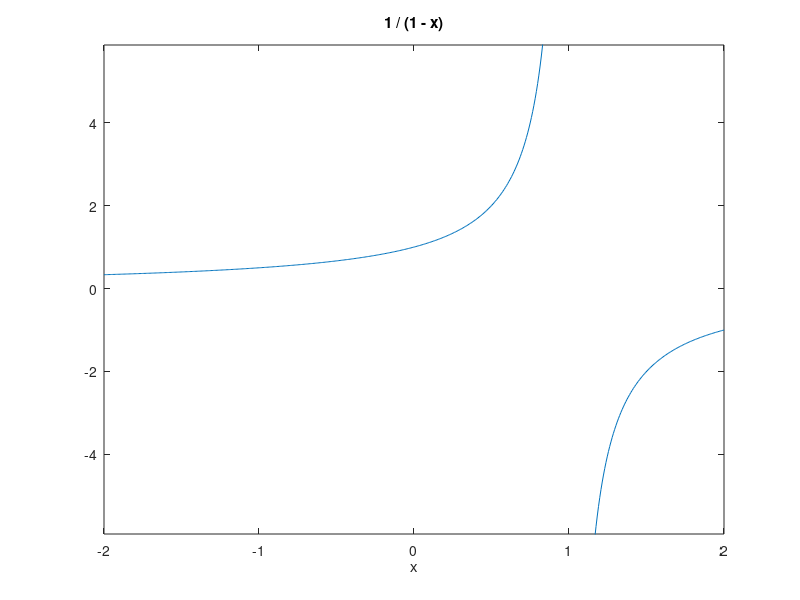
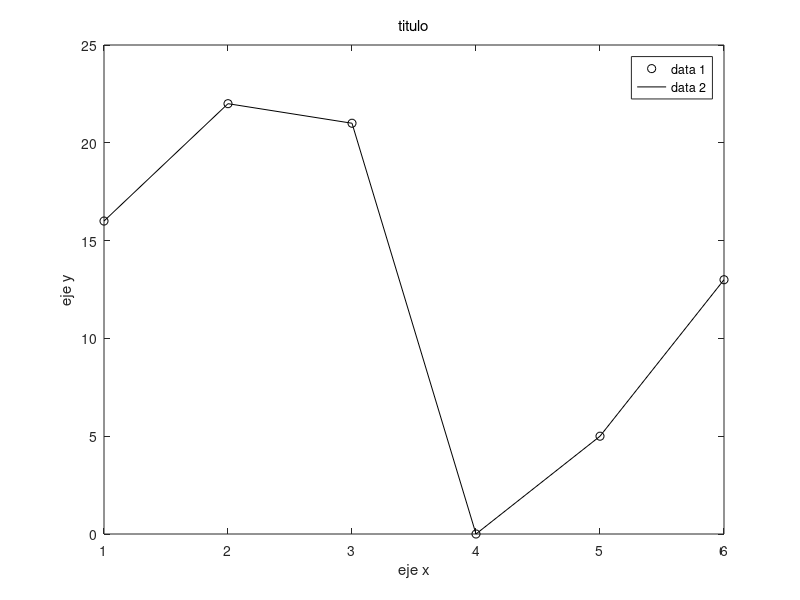
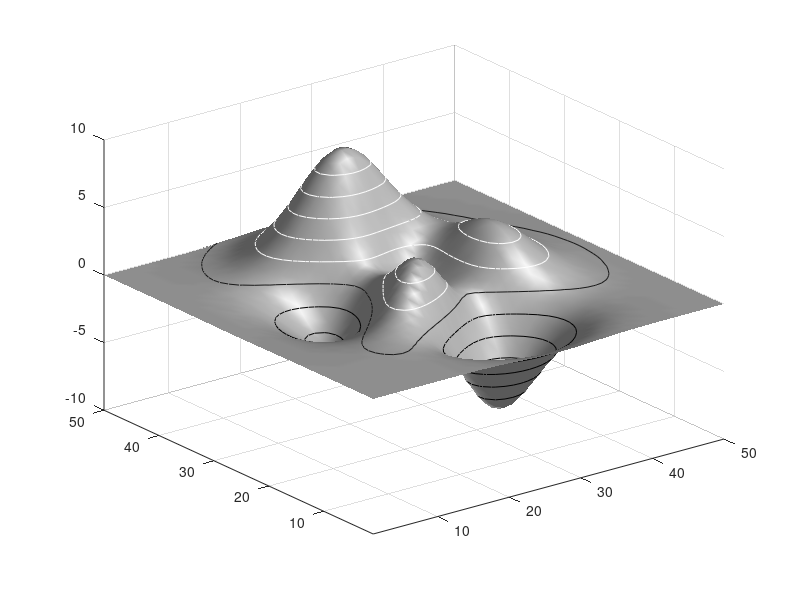
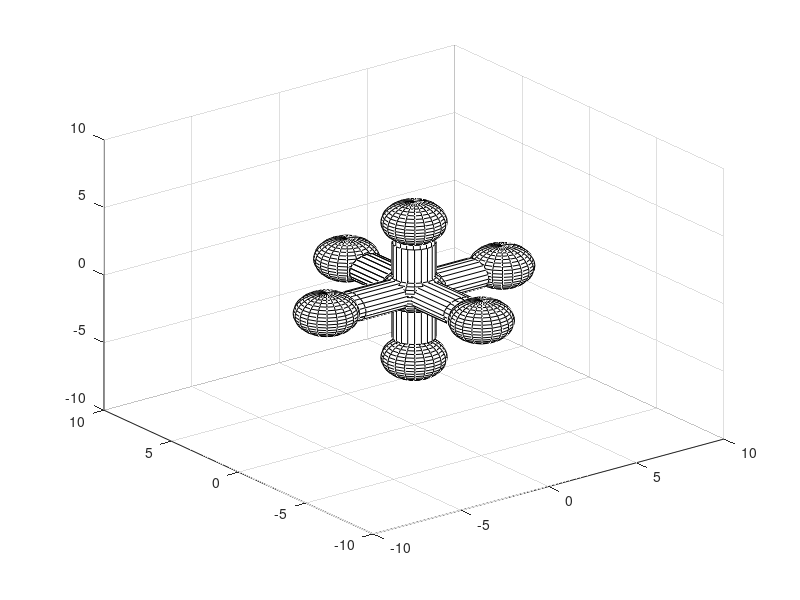

The MATLAB script that drew these images, in order:
%Consider the following vectors%
u=[1;-1;2]; v=[10;-1;3]; w=[5;-1;4];
%Determine 3*u, Euclidean norm of u, 2*u-v+5*w, 1-norm of 2*u-v+5*w, infinite norm of  w-4*v%
3*u
norm(u,2)
z=2*u-v+5*w
norm(z,1)
z=w-4*v; norm(z, Inf)
%Determine the angle between v and w% 
z1=(v')*w; z2=norm(v)*norm(w); 
z3=acos(z1/z2)
angle=rad2deg(z3)
%Let u and v be complex numbers%
u=complex(11,-7); v=complex(-1,3);
uc=conj(u); vc=conj(v); %conjugate of u and v respectively%
A=[u,v;uc,vc];
%Determine A*A and AA* with A defined as above%`
ctranspose(A)*A
A*ctranspose(A)
%Let's define the following vector u1,u2,u3,u4 as follows%
u1=[1;-3;3;5;4];u2=[0;1;2;4;3];u3=[2;-5;-1;-6;1];u4=[3;4;5;-2;0];
A1=[u1,u2,u3,u4]; %and A is the matrix formed by those vectors%
%Calculate the rank of A and the rank of A defining u4=[-3;11;4;13;4]%
rank(A)
u4=[-3;11;4;13;4]; A2=[u1,u2,u3,u4]; rank(A2)
%Determine the Kernel(A)%
Z1=null(A1)
Z2=null(A2)
%Let's define the following matrix%
A=[1,3,2;-5,3,1;-10,0,3;1,0,-2];   B=[NaN,-2,5;6,1,-1]; C=[1,2,3;3,1,2;2,3,1];
%Calculate AB, BA and AB'%
%Since multiplication for two matrices is defined on matrices with dimension
%nxp and pxm. Then we can only calculate the last one
ABT=A*B'
%For E:=AA', determine the inverse of E and verify E(E^-1)=I.
E=A*A'; 
identity=E*E^(-1)
%What is the meaning of x=E\b for b=[10,-1,3,4]'?
%Is the solution of the linear equations system with b as result vector and
%E the matrix of coefficients
 b=[10,-1,3,4]'; x=E\b
%Compare rcond(E) with eps
CN=rcond(E)
CP=CN-eps
Cp=CN/eps
%Determine eigenvalues and eigenvectors for E.
[V,D]=eig(E) %V is the matrix composed of column eigenvectors and D is the
%diagonal matrix composed of eigenvalues in its diagonal
%What is the spectral radius of E? The largest absolute eigenvalue 138.9060
%Consider the following matrices
A=[1,3,2;-5,5,1;-10,0,3;1,1,-2]; B=[1,-2,5,7;6,1,-1,3;1,-3,4,2];
%Determine uv, where u is the second column of A and v the last row of B
u=[3,5,0,1]; v=[1,-3,4,2]; uv1=u*v' 
uv2=u'*v 
%Conider C=AB. Explore the commands C(2:3,1:3), C(:,1:3), C(:), C([2 1],:)
C=A*B 
C(2:3,1:3) 
C(:,1:3)
C(:)
C([2 1],:)
%Explore E=A(2:3, 1:3), find(E>0), E(E>0)
E=A(2:3, 1:3)
find(E>0)
E(E>0)
%Use @(x) in order to make the functions 1(x) and 1/1-x
%Moreover, use the commands plot and explot in order to draw
%the previous functions in the interval [-2; 2].
L=@(x)1./(1-x);
x=-2:0.0001:2;
figure
ezplot(L,[-2,2]);
%It is pending the order: Use @(x) in order to make the functions 1(x)
%Use help plot in order to make the graphic
x=[1,2,3,4,5,6]; y=[16,22,21,0,5,13];
figure
plot(x ,y,'ok');
hold on
plot(x,y,'-k');
xlabel('eje x')
ylabel('eje y')
title('titulo', 'FontWeight', 'normal')
legend('data 1','data 2')
%Use load detail; colormap(gray); image(X); fliplr; flipud for the 
%figugure in the right{hand side:
figure 
C=[16,3,2,13;5,10,11,8;9,6,7,12;4,15,NaN,1];
A=[C,fliplr(C);flipud(C), fliplr(flipud(C))];
colormap(gray)
%this is pending
%Use peaks; surfl; shadind; inter; contour3; colormap in order to make the 
%figure in left hand side, and cylinder; sphere; axis for the right{hand side.
figure
z=peaks(50);
S=surfl(z);
hold on
contour3(z)
colormap gray 
shading interp
%%%%
clear x y z 
[x,y,z] = sphere
figure
surf(1.5*x,1.5*y,1.5*z)
hold on 
surf(1.5*x+5,1.5*y,1.5*z) % centered at (3,-2,0) 
surf(1.5*x-5,1.5*y,1.5*z)
surf(1.5*x,1.5*y-5,1.5*z) % centered at (3,-2,0) 
surf(1.5*x,1.5*y+5,1.5*z)
surf(1.5*x,1.5*y,1.5*z+5) % centered at (3,-2,0) 
surf(1.5*x,1.5*y,1.5*z-5)
hold on
[X,Y,Z] = cylinder(1);
surf(X,Y,Z*3+.5)
surf(X,Y,Z*3-3.5)
S1=surf(X,Y,Z*3+.5);
rotate(S1, [0 1 0], 90)
S2=surf(X,Y,Z*3-3.5);
rotate(S2, [0 1 0], 90)
S3=surf(X,Y,Z*3-3.5);
rotate(S3, [1 0 0], 90)
S4=surf(X,Y,Z*3-3.5);
rotate(S4, [1 0 0], 90)
S5=surf(X,Y,Z*3-3.5);
rotate(S5, [1 0 0], -90)
colormap(white)